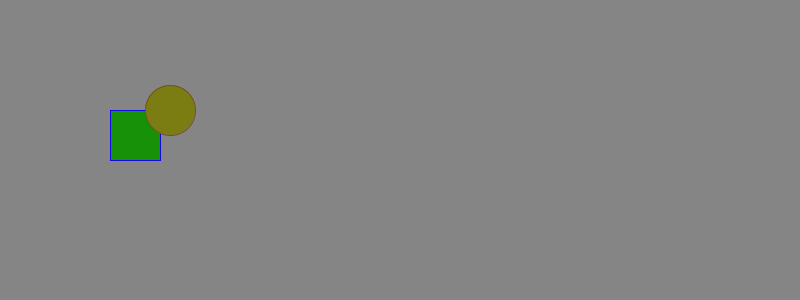
Frame 1 (no input)
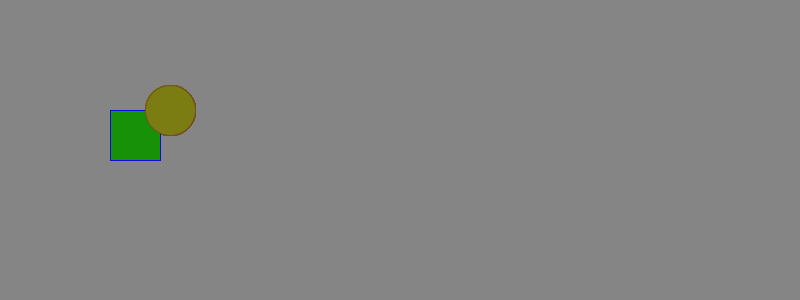
Frame 60 (the mouse pressed at the canvas centre just before this capture)
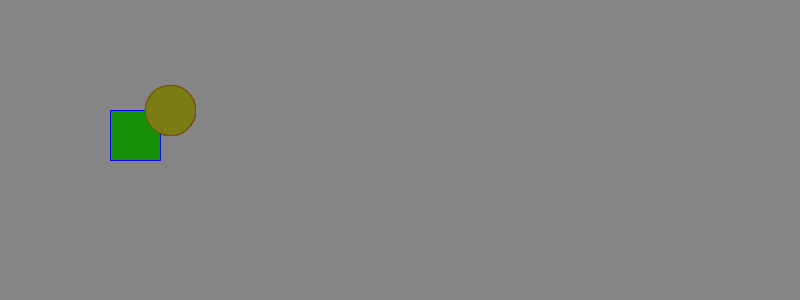
Frame 120 (the mouse held since frame 60 and released just before this capture)

The Processing sketch that drew these frames (run headless with seeded random() and noise(); from frame 60 on, the mouse is pressed at the canvas centre):

// Processing sketch: sketch_0008draw_order
// ── sketch_0008draw_order.pde
//sketch per capire che l'ordine delle righe in "void draw()" è importante
void setup() {
  size(800, 300);
  background(133);
}

void draw() {
  fill(23, 145, 8);
  stroke(15, 9, 235);
  rect(110, 110, 50, 50);
  fill(123, 125, 18);
  stroke(115, 79, 35);
  ellipse(170, 110, 50, 50);
  //la palla è SOPRA al quadrato
}
